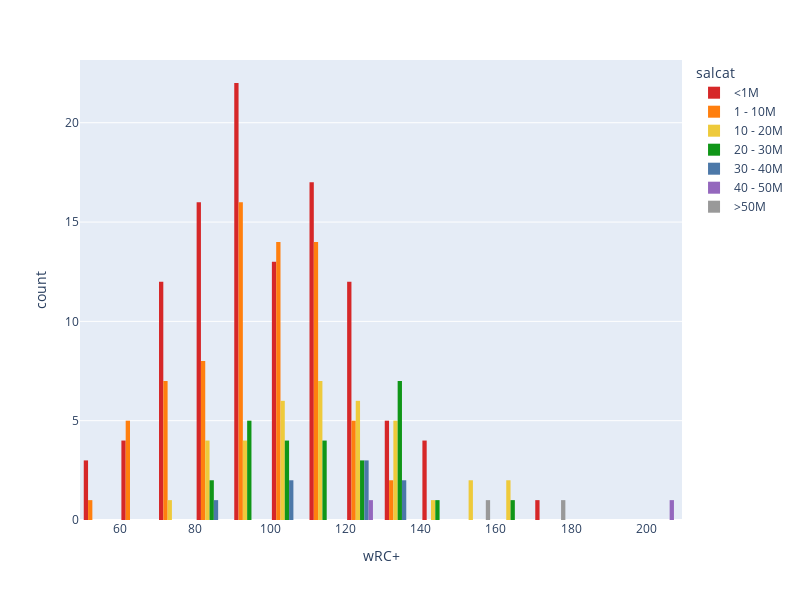

The notebook cell saved with this chart:
### Code cell
desired_order = ['<1M', '1 - 10M', '10 - 20M', '20 - 30M', '30 - 40M', '40 - 50M', '>50M']
fig = px.histogram(df,
             x = 'wRC+',
             color = 'salcat',
             category_orders={'salcat': desired_order},
             color_discrete_sequence = (['#D62728', '#FF7F0E', '#EECA3B', '#109618', '#4C78A8', '#9467BD', '#999999']),
                   barmode = 'group')

fig.update_layout(width = 800,
                  height = 600)

fig.show()

### Figure 1 — Plotly figure (JSON) as saved in the notebook; plotly's stock layout.template omitted (floating-point values rounded to 4 significant figures)
{"data": [{"alignmentgroup": "True", "bingroup": "x", "hovertemplate": "salcat=<1M<br>wRC+=%{x}<br>count=%{y}<extra></extra>", "legendgroup": "<1M", "marker": {"color": "#D62728", "pattern": {"shape": ""}}, "name": "<1M", "offsetgroup": "<1M", "orientation": "v", "showlegend": true, "type": "histogram", "x": [109, 106, 127, 116, 121, 124, 121, 129, 120, 118, 96, 109, 107, 113, 125, 95, 91, 83, 86, 114, 140, 90, 118, 77, 118, 101, 97, 92, 109, 116, 124, 86, 100, 65, 91, 113, 133, 81, 132, 121, 85, 91, 67, 105, 87, 107, 90, 170, 116, 82, 77, 81, 109, 115, 97, 76, 149, 137, 70, 72, 94, 125, 122, 88, 103, 93, 79, 111, 103, 91, 95, 146, 79, 110, 53, 85, 119, 82, 72, 95, 88, 66, 114, 98, 137, 95, 77, 89, 86, 97, 66, 101, 83, 115, 132, 98, 77, 86, 123, 54, 90, 72, 92, 53, 113, 77, 117, 90, 140], "xaxis": "x", "yaxis": "y"}, {"alignmentgroup": "True", "bingroup": "x", "hovertemplate": "salcat=1 - 10M<br>wRC+=%{x}<br>count=%{y}<extra></extra>", "legendgroup": "1 - 10M", "marker": {"color": "#FF7F0E", "pattern": {"shape": ""}}, "name": "1 - 10M", "offsetgroup": "1 - 10M", "orientation": "v", "showlegend": true, "type": "histogram", "x": [138, 111, 99, 87, 117, 113, 83, 96, 98, 91, 96, 129, 112, 65, 102, 89, 100, 106, 114, 95, 83, 111, 127, 73, 107, 132, 119, 114, 116, 105, 102, 122, 94, 93, 92, 109, 113, 95, 110, 89, 75, 92, 94, 99, 128, 69, 84, 116, 115, 105, 79, 85, 78, 104, 115, 107, 91, 81, 73, 99, 70, 125, 103, 101, 58, 93, 70, 100, 66, 101, 66, 65], "xaxis": "x", "yaxis": "y"}, {"alignmentgroup": "True", "bingroup": "x", "hovertemplate": "salcat=10 - 20M<br>wRC+=%{x}<br>count=%{y}<extra></extra>", "legendgroup": "10 - 20M", "marker": {"color": "#EECA3B", "pattern": {"shape": ""}}, "name": "10 - 20M", "offsetgroup": "10 - 20M", "orientation": "v", "showlegend": true, "type": "histogram", "x": [152, 120, 161, 122, 104, 113, 99, 123, 109, 139, 113, 134, 107, 128, 136, 114, 111, 86, 124, 145, 95, 136, 103, 117, 83, 90, 103, 111, 153, 161, 137, 81, 122, 97, 112, 109, 88, 76], "xaxis": "x", "yaxis": "y"}, {"alignmentgroup": "True", "bingroup": "x", "hovertemplate": "salcat=20 - 30M<br>wRC+=%{x}<br>count=%{y}<extra></extra>", "legendgroup": "20 - 30M", "marker": {"color": "#109618", "pattern": {"shape": ""}}, "name": "20 - 30M", "offsetgroup": "20 - 30M", "orientation": "v", "showlegend": true, "type": "histogram", "x": [136, 141, 131, 130, 108, 137, 133, 116, 125, 113, 101, 114, 99, 121, 95, 99, 125, 139, 90, 166, 131, 104, 94, 118, 89, 103, 86], "xaxis": "x", "yaxis": "y"}, {"alignmentgroup": "True", "bingroup": "x", "hovertemplate": "salcat=30 - 40M<br>wRC+=%{x}<br>count=%{y}<extra></extra>", "legendgroup": "30 - 40M", "marker": {"color": "#4C78A8", "pattern": {"shape": ""}}, "name": "30 - 40M", "offsetgroup": "30 - 40M", "orientation": "v", "showlegend": true, "type": "histogram", "x": [129, 135, 123, 104, 106, 120, 138, 84], "xaxis": "x", "yaxis": "y"}, {"alignmentgroup": "True", "bingroup": "x", "hovertemplate": "salcat=40 - 50M<br>wRC+=%{x}<br>count=%{y}<extra></extra>", "legendgroup": "40 - 50M", "marker": {"color": "#9467BD", "pattern": {"shape": ""}}, "name": "40 - 50M", "offsetgroup": "40 - 50M", "orientation": "v", "showlegend": true, "type": "histogram", "x": [204, 125], "xaxis": "x", "yaxis": "y"}, {"alignmentgroup": "True", "bingroup": "x", "hovertemplate": "salcat=>50M<br>wRC+=%{x}<br>count=%{y}<extra></extra>", "legendgroup": ">50M", "marker": {"color": "#999999", "pattern": {"shape": ""}}, "name": ">50M", "offsetgroup": ">50M", "orientation": "v", "showlegend": true, "type": "histogram", "x": [172, 156], "xaxis": "x", "yaxis": "y"}], "layout": {"barmode": "group", "height": 600, "legend": {"title": {"text": "salcat"}, "tracegroupgap": 0}, "margin": {"t": 60}, "width": 800, "xaxis": {"anchor": "y", "domain": [0, 1], "title": {"text": "wRC+"}}, "yaxis": {"anchor": "x", "domain": [0, 1], "title": {"text": "count"}}}}
